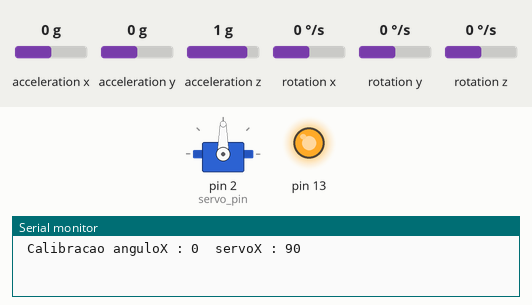
This sketch was run on a simulated Arduino Uno, built with avr-gcc and run on an emulated ATmega328P. On the bench: servo, output pins drawn as LEDs (lit = HIGH), the last lines printed to the serial monitor. The inputs (shaded band) are chosen by the test bench; at power-on: acceleration y 0 g, acceleration x 0 g, acceleration z 1 g, rotation x 0 °/s, rotation y 0 °/s, rotation z 0 °/s.

Above: at 4.2 s.
4.3 s: acceleration y set to -1.4 g
At 8.04 s:
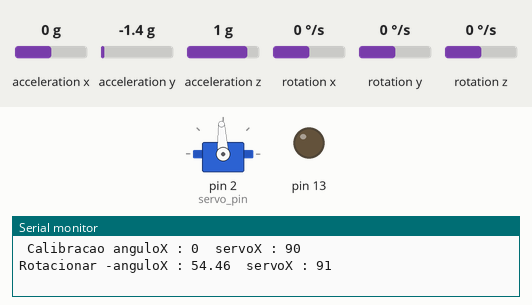
At 8.56 s:
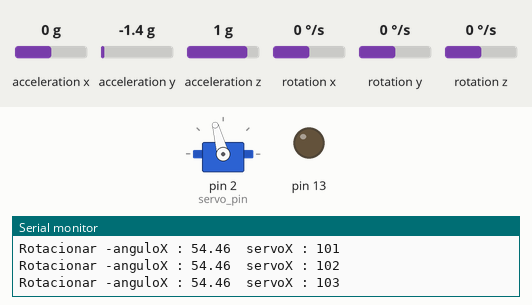
8.9 s: acceleration y set to 0.8 g
At 10.25 s:
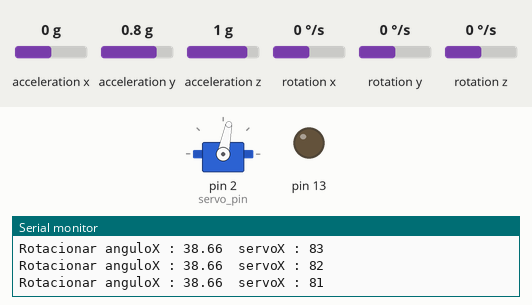
12.4 s: acceleration y set to -0.8 g
Timing chart, 0 to 20.4 s (numbered marks = the images above; inputs shaded):
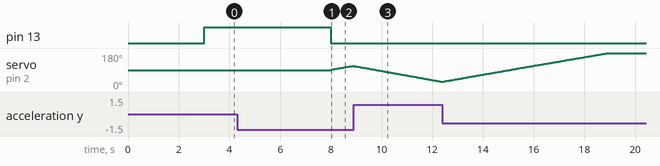

The sketch:

sistema_de_controle_de_posicao.ino
```cpp
#include <MPU6050_tockn.h>
#include <Wire.h>

MPU6050 mpu6050(Wire);
#include <Servo.h>

Servo sg90;
int servo_pin = 2;
int posicaoinicial=0;
int servoposinicial=0;
boolean calibracao=false;

void setup() {
  Serial.begin(9600);
  Wire.begin();
  mpu6050.begin();
  mpu6050.calcGyroOffsets(true);
  sg90.attach ( servo_pin );
  Serial.println();
  pinMode (13, OUTPUT);
}

void loop() {
  while (calibracao==false){
    digitalWrite(13, HIGH);
    mpu6050.update();
    posicaoinicial=mpu6050.getAccAngleX();
    Serial.print(" Calibracao anguloX : ");
    Serial.print(posicaoinicial);
    Serial.print ("\t");
    Serial.print("servoX : ");
    Serial.println(sg90.read());
    servoposinicial=sg90.read();
    calibracao=true;
    delay(5000);
  }
  digitalWrite(13, LOW);
  mpu6050.update();
  if (mpu6050.getAccAngleX()>posicaoinicial+3){
    servoposinicial=sg90.read();
    sg90.write (servoposinicial-1);
    mpu6050.update();
    Serial.print("Rotacionar anguloX : ");
    Serial.print(abs (mpu6050.getAccAngleX()));
    Serial.print ("\t");
    Serial.print("servoX : ");
    Serial.println(sg90.read());
    delay(10);
  }
  else if(mpu6050.getAngleX()<posicaoinicial-3){
    servoposinicial=sg90.read();
    sg90.write (servoposinicial+1);
    mpu6050.update();
    Serial.print("Rotacionar -anguloX : ");
    Serial.print(abs (mpu6050.getAccAngleX()));
    Serial.print ("\t");
    Serial.print("servoX : ");
    Serial.println(sg90.read());
    delay(10);
  }
  else {
    Serial.print("anguloX : ");
    Serial.print(abs (mpu6050.getAccAngleX()));
    Serial.print ("\t");
    Serial.print("servoX : ");
    Serial.println(sg90.read());
    delay(1000);
  }


}//fim do loop
```

Measured:
- after the input at 4.3 s, servo on pin 2 (servo_pin): moves from 90° to 112° over 0.85 s, starting after 3.7 s
